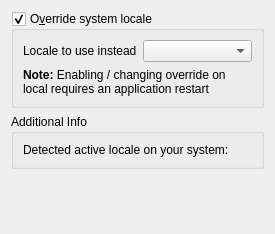
             <widget class="QWidget" name="mOptionsScrollAreaContents_09">
              <property name="geometry">
               <rect>
                <x>0</x>
                <y>0</y>
                <width>275</width>
                <height>234</height>
               </rect>
              </property>
              <layout class="QVBoxLayout" name="verticalLayout_32">
               <item>
                <widget class="QGroupBox" name="grpLocale">
                 <property name="title">
                  <string>O&amp;verride system locale</string>
                 </property>
                 <property name="checkable">
                  <bool>true</bool>
                 </property>
                 <layout class="QGridLayout" name="_12">
                  <item row="0" column="0">
                   <widget class="QLabel" name="label_5">
                    <property name="text">
                     <string>Locale to use instead</string>
                    </property>
                   </widget>
                  </item>
                  <item row="0" column="1">
                   <widget class="QComboBox" name="cboLocale"/>
                  </item>
                  <item row="1" column="0" colspan="2">
                   <widget class="QLabel" name="label_7">
                    <property name="text">
                     <string>&lt;b&gt;Note:&lt;/b&gt; Enabling / changing override on local requires an application restart</string>
                    </property>
                    <property name="wordWrap">
                     <bool>true</bool>
                    </property>
                   </widget>
                  </item>
                 </layout>
                </widget>
               </item>
               <item>
                <widget class="QGroupBox" name="groupBox_12">
                 <property name="title">
                  <string>Additional Info</string>
                 </property>
                 <layout class="QGridLayout" name="_13">
                  <item row="0" column="0">
                   <widget class="QLabel" name="lblSystemLocale">
                    <property name="text">
                     <string>Detected active locale on your system:</string>
                    </property>
                   </widget>
                  </item>
                 </layout>
                </widget>
               </item>
               <item>
                <spacer name="verticalSpacer_2">
                 <property name="orientation">
                  <enum>Qt::Vertical</enum>
                 </property>
                 <property name="sizeHint" stdset="0">
                  <size>
                   <width>20</width>
                   <height>40</height>
                  </size>
                 </property>
                </spacer>
               </item>
              </layout>
             </widget>
